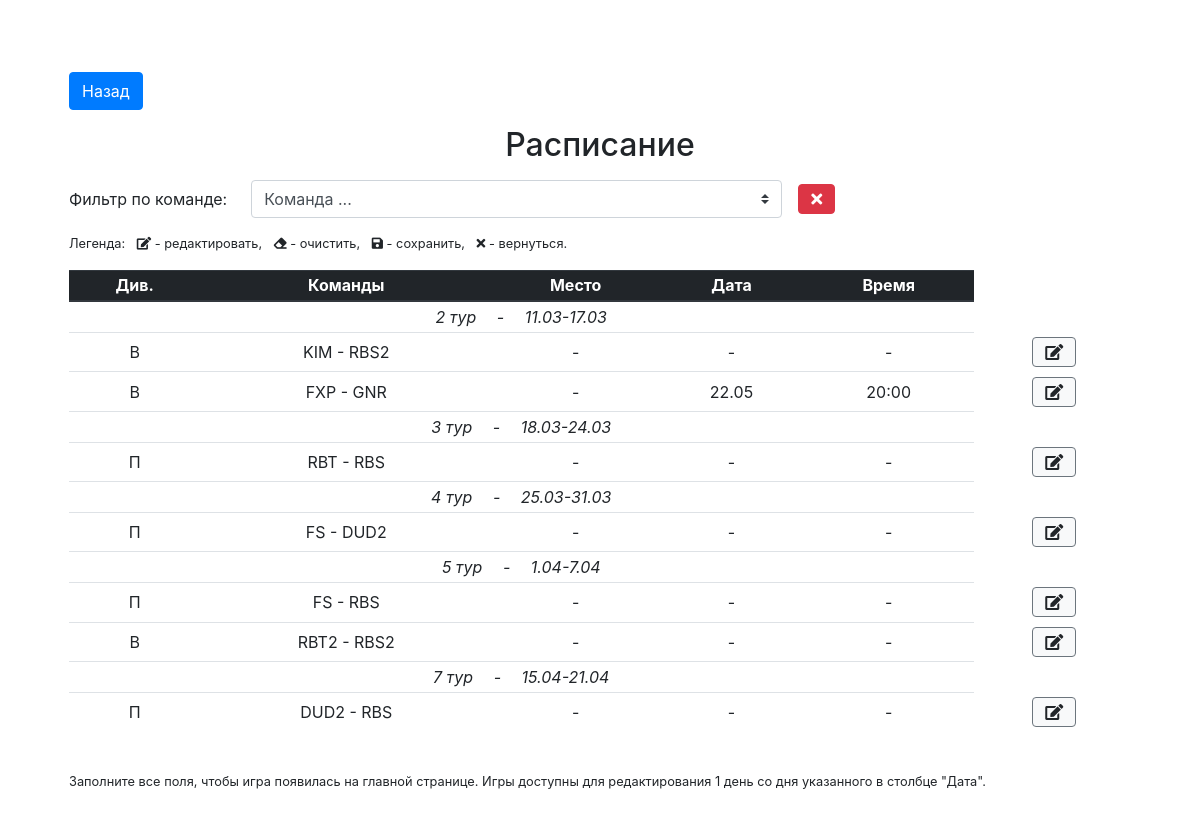
Page /schedule.php on the committed database.
### tables this page shows
CREATE TABLE schedule (id integer primary key autoincrement, season_id references seasons(season_id), tournament_id references tournaments(tournament_id), tour integer, team_id1 references teams(team_id), team_id2 references teams(team_id), date_start text, date_end text, place_id references places(place_id), date text, time text);

### inc/layout/templates/schedule_table.php (the view, shortened to what this page needs)
<div class="d-flex mt-3 align-items-center">
	<label for="teamFilter" class="col-form-label">Фильтр по команде:</label>
	<select class="custom-select w-50 ml-4" id="teamFilter" name="search">
		<option value="0">Команда ...</option>
	</select>
	<button class="btn btn-danger my-1 ml-3" id="clearTeamFilter">
	    <i class="fas fa-times"></i>
	</button>
</div>
<ul class="list-unstyled list-inline mt-3 small">
	<li class="list-inline-item">Легенда:</li>
	<li class="list-inline-item">
		<i class="fas fa-edit"></i> - редактировать,
	</li>
	<li class="list-inline-item">
		<i class="fas fa-eraser"></i> - очистить,
	</li>
	<li class="list-inline-item">
		<i class="fas fa-save"></i> - сохранить,
	</li>
	<li class="list-inline-item">
		<i class="fas fa-times"></i> - вернуться.
	</li>
</ul>
<div class="table-responsive">
  	<table class="table table-hover text-center table-sm" id="schedule">
  		<thead class="thead-dark">
  			<tr>
  				<th>Див.</th>
  				<th>Команды</th>
  				<th>Место</th>
  				<th>Дата</th>
  				<th>Время</th>
  			</tr>
  		</thead>
  		<tbody>
  			<?php if (!sizeof($schedule)): ?>
		  			</tbody>
		  		</table>
  			<?php else: ?>
		  	<?php $i = -1; $j = 1; ?>
		  	<?php foreach ($schedule as $game): ?>
		  		<?php if ($i != $game['tour']): ?>
		  			<?php $i = $game['tour']; ?>
		  			<tr>
		  				<td colspan="5" class="font-italic text-left text-md-center">
		  					<?php echo $game['tour']; ?> тур <span class="px-3">-</span> <?php echo $game['date_start']
		  					. "-" . $game['date_end']; ?>
	  					</td>
		  			</tr>
		  		<?php endif; ?>
		  		<tr>
		  			<td title="
		  				<?php
		  					switch ($game['tournament_id']) {
		  						case "1":
		  							echo "Первый";
		  							break;
		  						case "2":
		  							echo "Второй";
		  							break;
		  					}
		  				?>
		  			">
		  				<?php
		  					switch ($game['tournament_id']) {
		  						case "1":
		  							echo "П";
		  							break;
		  						case "2":
		  							echo "В";
		  							break;
		  					}
		  				?>
	  				</td>
		  			<td><?php echo $game['team_name1']; ?> - <?php echo $game['team_name2']; ?></td>
		  			<td>
	  					<span class="schedule-place">
	  						<?php if (isset($game['place_id'])): ?>
		  						<?php foreach ($places as $place): ?>
			  						<?php if ($place['place_id'] == $game['place_id']) echo $place['name']; ?>
			  					<?php endforeach; ?>
			  				<?php else: ?>
			  					-
			  				<?php endif; ?>
  						</span>
					</td>
		  			<td>
	  					<span class="schedule-date">
	  						<?php if (isset($game['date'])): ?>
	  							<?php echo date_format(date_create($game['date']), "j.m"); ?>
  							<?php else: ?>
  								-
  							<?php endif; ?>
  						</span>
					</td>
					<td>
	  					<span class="schedule-time">
	  						<?php if (isset($game['time'])): ?>
	  							<?php echo $game['time']; ?>
  							<?php else: ?>
  								-
  							<?php endif; ?>
  						</span>
					</td>
					<td class="border-0">
						<button class="btn btn-light border-secondary ml-1" data-action="scheduleEdit" title="Редактировать">
							<i class="fas fa-edit"></i>
						</button>
					</td>
		  		</tr>
		  	<?php endforeach; ?>
		  	<?php endif; ?>
		</tbody>
	</table>
</div>

### inc/layout/head.php (shortened to what this page needs)
<html lang="ru">
<head>
	<?php require_once "styles.php" ?>
</head>

### inc/layout/styles.php (shortened to what this page needs)
<link rel="stylesheet" href="inc/libs/bootstrap/css/bootstrap.min.css">
<link rel="stylesheet" href="https://use.fontawesome.com/releases/v5.7.2/css/all.css">
<link rel="stylesheet" href="inc/libs/jquery-ui/jquery-ui.min.css">
<link rel="stylesheet" href="inc/css/custom.css?v=7">

### schedule.php (shortened to what this page needs)
<?php
	require_once __DIR__ . "/inc/bootstrap.php";
	require_once __DIR__ . "/inc/layout/head.php";
	if (!isset($_GET['tournament']) || $_GET['tournament'] != "amateur")
		$tournament_id = "(1, 2)";
	else
		$tournament_id = "(3, 4)";
	if (isset($_GET['search']) && $_GET['search'] != "0") {
		$team = filter_var($_GET['search'], FILTER_SANITIZE_STRING);
		$sth = $db->prepare("select
			s.id as id,
			s.tournament_id,
			s.team_id1 as team_id1,
			s.team_id2 as team_id2,
			ht.team_name_short as team_name1,
			at.team_name_short as team_name2,
			tour,
			date_start,
			date_end,
			s.place_id,
			date,
			time
			from schedule as s
			inner join teams as ht on ht.team_id = s.team_id1
			inner join teams as at on at.team_id = s.team_id2
			where s.tournament_id in " . $tournament_id . " and (date is NULL or date >= date(datetime('now', '-1 day'), 'localtime') or place_id is NULL or time is NULL) and (team_name1 == :team or team_name2 == :team)
			order by tour"
		);
		$sth->bindValue(":team", $team, PDO::PARAM_STR);
	} else {
		$sth = $db->prepare("select
			s.id as id,
			s.tournament_id,
			s.team_id1 as team_id1,
			s.team_id2 as team_id2,
			ht.team_name_short as team_name1,
			at.team_name_short as team_name2,
			tour,
			date_start,
			date_end,
			s.place_id,
			date,
			time
			from schedule as s
			inner join teams as ht on ht.team_id = s.team_id1
			inner join teams as at on at.team_id = s.team_id2
			where s.tournament_id in " . $tournament_id . " and (date is NULL or date >= date(datetime('now', '-1 day'), 'localtime') or place_id is NULL or time is NULL)
			order by tour"
		);
	}
	$sth->execute();
	$schedule = $sth->fetchAll();
	$sth = $db->prepare("select * from places order by name");
	$sth->execute();
	$places = $sth->fetchAll();
?>
<body>
<main role="main" class="container">
  	<div class="starter-template text-left">
  		<a href="/" class="btn btn-primary mt-4">Назад</a>
		<h2 class="text-center mt-3 mb-3">Расписание</h2>
    	<?php include __DIR__ . "/inc/layout/templates/schedule_table.php"; ?>
    	<p class="small mt-4">Заполните все поля, чтобы игра появилась на главной странице. Игры доступны для редактирования 1 день со дня указанного в столбце "Дата".</p>
  	</div>
</main>
</body>
</html>

### inc/css/custom.css (style rules this page uses)
body { padding-top: 0; }
.starter-template { position: relative; padding: 3rem 1.5rem; text-align: center; }
.table td, .table th { text-align: center; vertical-align: middle; font-size: 12px; }
@media (min-width: 576px) { .table td, .table th { font-size: 1rem; } }

### rows in the picture
schedule: tour "2", date_start "11.03", date_end "17.03", shows "В", team_name1 "KIM", team_name2 "RBS2"
schedule: shows "В", team_name1 "FXP", team_name2 "GNR", date "22.05", time "20:00"
schedule: tour "3", date_start "18.03", date_end "24.03", shows "П", team_name1 "RBT", team_name2 "RBS"
schedule: tour "4", date_start "25.03", date_end "31.03", shows "П", team_name1 "FS", team_name2 "DUD2"
schedule: tour "5", date_start "1.04", date_end "7.04", shows "П", team_name1 "FS", team_name2 "RBS"
schedule: shows "В", team_name1 "RBT2", team_name2 "RBS2"
schedule: tour "7", date_start "15.04", date_end "21.04", shows "П", team_name1 "DUD2", team_name2 "RBS"
